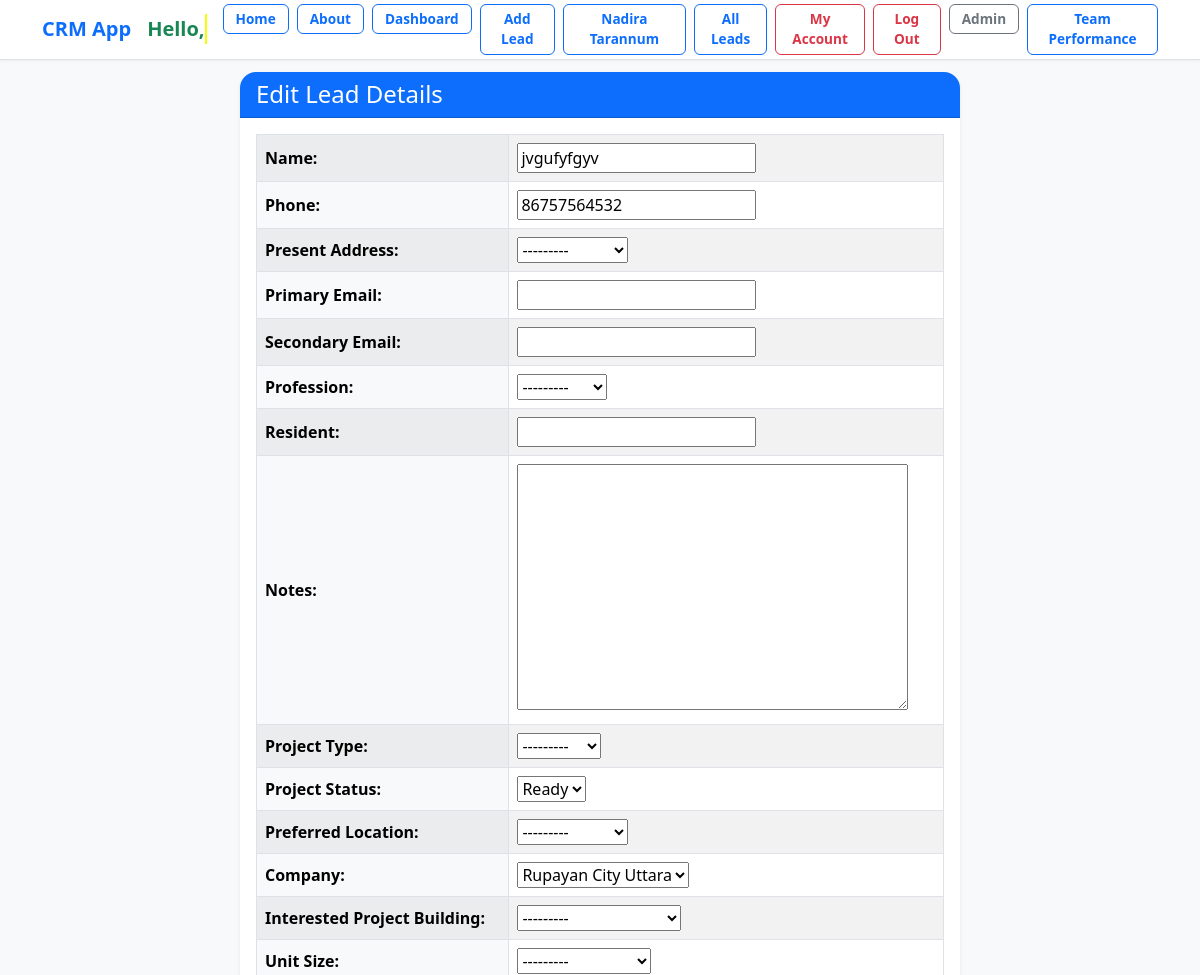
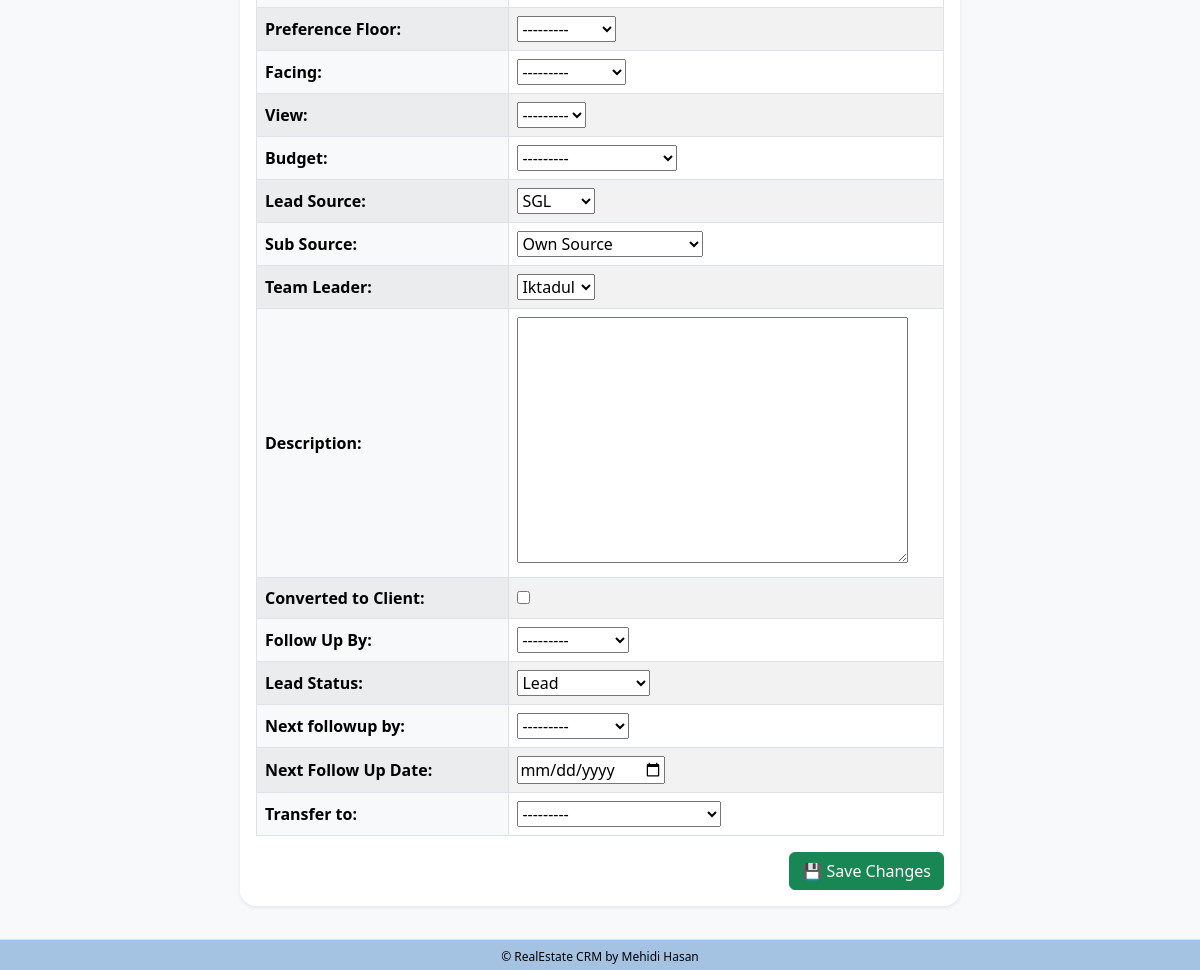
The page /97/edit/ (signed in) on the database its author committed (2 pictures, top to bottom).
### lead/models.py (models this page shows, shortened)
class Lead(models.Model):
    LEAD_STAGE_CHOICES = (
        ('lead', 'Lead'),
        ('prospect', 'Prospect'),
        ('high_prospect', 'High Prospect'),
        ('sold_onboard', 'Sold/On-board'),
        ('hold', 'Hold'),
        ('lost', 'Lost'),
        ('junk', 'Junk'),
    )
    PROFESSION_CHOICES = (
        ('doctor', 'Doctor'),
        ('artist', 'Artist'),
        ('engineer', 'Engineer'),
        ('teacher', 'Teacher'),
        ('student', 'Student'),
        ('other', 'Other'),
    )
    PROJECT_CHOICES = (
        ('grand', 'Grand'),
        ('majestic', 'Majestic'),
        ('skyvilla', 'Skyvilla'),
        ('maxus', 'Maxus'),
        ('other', 'Other'),
    )
    PROPERTY_STATUS_CHOICES = (
        ('ready', 'Ready'),
        ('initial', 'Initial'),
        ('going', 'Going'),
    )
    PREFERRED_LOCATION_CHOICES = (
        ('banani', 'Banani'),
        ('gulshan', 'Gulshan'),
        ('badda', 'Badda'),
        ('dhanmondi', 'Dhanmondi'),
        ('other', 'Other'),
    )
    COMPANY_CHOICES = (
        ('rupayanhousing', 'Rupayan Housing'),
        ('rupayancityuttara', 'Rupayan City Uttara'),
        ('other', 'Other'),
    )
    INTERESTED_PROJECT_BUILDING_CHOICES = (
        ('grand-building-12', 'Grand Building 12'),
        ('majestic-building-5', 'Majestic Building 5'),
        ('skyvilla-building-3', 'Skyvilla Building 3'),
        ('maxus-building-8', 'Maxus Building 8'),
        ('other', 'Other'),
    )
    UNIT_SIZE_CHOICES = (
        ('2000-2500', '2000-2500 sqft'),
        ('200-300', '200-300 sqft'),
        ('300-400', '300-400 sqft'),
        ('2500-3000', '2500-3000 sqft'),
        ('3000-3500', '3000-3500 sqft'),
        ('3500-4000', '3500-4000 sqft'),
        ('4000+', '4000+ sqft'),
        ('other', 'Other'),
    )
    PREFERENCE_FLOOR = (
        ('1st', '1st Floor'),
        ('2nd', '2nd Floor'),
        ('3rd', '3rd Floor'),
        ('4th', '4th Floor'),
        ('5th', '5th Floor'),
        ('6th', '6th Floor'),
        ('7th', '7th Floor'),
        ('8th', '8th Floor'),
        ('9th', '9th Floor'),
        ('10th', '10th Floor'),
        ('11th', '11th Floor'),
        ('12th', '12th Floor'),
        ('13th', '13th Floor'),
        ('14th', '14th Floor'),
        ('15th', '15th Floor'),
    )
    FACING_CHOICES = (
        ('east', 'East'),
        ('west', 'West'),
        ('north', 'North'),
        ('south', 'South'),
        ('north-east', 'North-East'),
        ('north-west', 'North-West'),
        ('south-east', 'South-East'),
        ('south-west', 'South-West'),
        ('other', 'Other'),
    )
    VIEW_CHOICES = (
        ('road', 'Road'),
        ('park', 'Park'),
        ('lake', 'Lake'),
        ('city', 'City'),
        ('other', 'Other'),
    )
    BUDGET_CHOICES = (
        ('less-than-50-lakh', 'Less than 50 Lakh'),
        ('less-than-1-crore', 'Less than 1 Crore'),
        ('1-crore-to-2-crore', '1 Crore to 2 Crore'),
        ('2-crore-to-3-crore', '2 Crore to 3 Crore'),
        ('3-crore-to-4-crore', '3 Crore to 4 Crore'),
        ('4-crore-to-5-crore', '4 Crore to 5 Crore'),
        ('more-than-5-crore', 'More than 5 Crore'),
        ('other', 'Other'),
    )
    LEAD_SOURCE_CHOICES = (
        ('sgl', 'SGL'),
        ('walkin', 'Walk-in'),
        ('other', 'Other'),
    )
    SUB_SOURCE_CHOICES = (
        ('ownsource', 'Own Source'),
        ('referral', 'Referral'),
        ('doorto-door', 'Door to Door'),
        ('social-media', 'Social Media'),
        ('online-advertisement', 'Online Advertisement'),
        ('other', 'Other'),
    )
    TEAM_LEADER_CHOICES = (
        ('iktadul', 'Iktadul'),
        ('salman', 'Salman'),
        ('other', 'Other'),
    )
    FOLLOWUP_STATUS_CHOICES = (
        ('call', 'Call'),
        ('email', 'Email'),
        ('int Meeting', 'Int Meeting'),
        ('Ext Meeting', 'Ext Meeting'),
        ('project visit', 'Project Visit'),
        ('sold', 'Sold'),
        ('onboard', 'On-board'),
        ('junk', 'Junk'),
    )
    name = models.CharField("Name", max_length=50)
    team = models.ForeignKey(Team, on_delete=models.CASCADE, null=True, blank=True)
    phone = models.CharField(
    "Phone",
        max_length=11,
        unique=True,
        validators=[
            RegexValidator(
                regex=r'^\d{11}$',
                message='Phone number must contain only numbers.',
                code='invalid_phone'
            )
        ]
    )
    present_address = models.CharField("Present Address", max_length=20, choices=PREFERRED_LOCATION_CHOICES, blank=True, null=True)
    primaryemail = models.EmailField("Primary Email", max_length=254, blank=True, null=True)
    secondaryemail = models.EmailField("Secondary Email", blank=True, null=True)
    profession = models.CharField("Profession", max_length=20, choices=PROFESSION_CHOICES, blank=True, null=True)
    resident = models.CharField("Resident", max_length=100, blank=True, null=True)
    notes = models.TextField("Notes", blank=True, null=True)
    projecttype = models.CharField("Project Type", max_length=20, choices=PROJECT_CHOICES, blank=True, null=True)
    projectstatus = models.CharField("Project Status", max_length=20, choices=PROPERTY_STATUS_CHOICES, default='ready', blank=True, null=True)
    preferred_location = models.CharField("Preferred Location", max_length=20, choices=PREFERRED_LOCATION_CHOICES, blank=True, null=True)
    company = models.CharField("Company", max_length=20, choices=COMPANY_CHOICES, default="rupayancityuttara", null=True)
    interested_project_building = models.CharField("Interested Project Building", max_length=30, choices=INTERESTED_PROJECT_BUILDING_CHOICES, blank=True, null=True)
    unit_size = models.CharField("Unit Size", max_length=20, choices=UNIT_SIZE_CHOICES, blank=True, null=True)
    preference_floor = models.CharField("Preference Floor", max_length=20, choices=PREFERENCE_FLOOR, blank=True, null=True)
    facing = models.CharField("Facing", max_length=20, choices=FACING_CHOICES, blank=True, null=True)
    view = models.CharField("View", max_length=20, choices=VIEW_CHOICES, blank=True, null=True)
    budget = models.CharField("Budget", max_length=20, choices=BUDGET_CHOICES, blank=True, null=True)
    leadsource = models.CharField("Lead Source", max_length=20, choices=LEAD_SOURCE_CHOICES, default='sgl', blank=True, null=True)
    subsource = models.CharField("Sub Source", max_length=20, choices=SUB_SOURCE_CHOICES, default='ownsource',blank=True, null=True)
    teamleader = models.CharField("Team Leader", max_length=20, choices=TEAM_LEADER_CHOICES, default='iktadul',blank=True, null=True)
    description = models.TextField("Description", blank=True, null=True)
    converted_to_client = models.BooleanField("Converted to Client", default=False)
    created_at = models.DateTimeField("Created At", auto_now_add=True)
    modified_at = models.DateTimeField("Modified At", auto_now=True)
    followup_by = models.CharField("Follow Up By", max_length=50, choices=FOLLOWUP_STATUS_CHOICES, blank=True, null=True)
    lead_status = models.CharField("Lead Status", max_length=20, choices=LEAD_STAGE_CHOICES, default="lead", null=True)
    next_followup_by = models.CharField(max_length=20, choices=FOLLOWUP_STATUS_CHOICES, blank=True, null=True)
    next_followup_date = models.DateField("Next Follow Up Date", blank=True, null=True)
    modified_at = models.DateTimeField(auto_now=True)
    created_by = models.ForeignKey(User, related_name='leads', on_delete=models.CASCADE)
    transfer_to = models.ForeignKey(User, related_name='transferred_leads', on_delete=models.SET_NULL, null=True, blank=True)
    unique_id = models.CharField(max_length=255, unique=True, blank=True, null=True)

### dashboard/views.py (the view)
# urls.py: path("<int:pk>/edit/", views.edit_leads, name='edit_leads'),
@login_required
def edit_leads(request, pk):
    lead = get_object_or_404(Lead, pk=pk)
    redirect_to = request.POST.get('redirect_to') if request.method == "POST" else request.GET.get('redirect_to', 'lead_leads')
    if request.method == "POST":
        form = AddLeadForm(request.POST, instance=lead)
        if form.is_valid():
            form.save()
            messages.success(request, "The changes were saved successfully.")
            if redirect_to.startswith('/'):
                return redirect(redirect_to)
            else:
                return redirect(redirect_to)
        else:
            messages.error(request, "Please correct the error(s) below.")
    else:
        form = AddLeadForm(instance=lead)
    context = {
        "form": form,
        "lead": lead,
        "redirect_to": redirect_to,
    }
    return render(request, "dashboard/edit_lead.html", context)

### lead/forms.py
class AddLeadForm(forms.ModelForm):
    class Meta:
        model = Lead
        exclude = ['created_by', 'team','unique_id', ]
        widgets = {
            'created_at': forms.DateTimeInput(attrs={'type': 'datetime-local'}),
            'phone': forms.TextInput(attrs={
        'type': 'tel',  # numeric keypad on mobile, no spinner buttons
        'maxlength': '11',
        'pattern': r'\d{11}',  # HTML5 pattern for validation (exactly 11 digits)
        'oninput': "this.value = this.value.replace(/[^0-9]/g, '').slice(0,11);"  # JS to allow only digits and limit length
    }),
            'modified_at': forms.DateTimeInput(attrs={'type': 'datetime-local'}),
            'next_followup_date': forms.DateInput(attrs={'type': 'date'}),
        }

### dashboard/templates/dashboard/edit_lead.html (shortened to what this page needs)
{% extends 'crm/base.html' %}
{% block content %}
<div class="container my-4">
  <div class="row justify-content-center">
    <div class="col-lg-8 col-md-10">
      <div class="card shadow-sm border-0 rounded-4">
        <div class="card-header bg-primary text-white rounded-top-4">
          <h4 class="mb-0">Edit Lead Details</h4>
        </div>
        <div class="card-body">
          <form method="POST">
            <table class="table table-bordered table-striped align-middle">
              {% for field in form %}
              <tr>
                <th class="bg-light">{{ field.label_tag }}</th>
                <td>
                  {{ field }}
                </td>
              </tr>
              {% endfor %}
            </table>
            <div class="text-end">
              <button type="submit" class="btn btn-success">💾 Save Changes</button>
            </div>
          </form>
        </div>
      </div>
    </div>
  </div>
</div>
{% endblock %}

### static/css/styles.css (style rules this page uses)
body { font-family: "Segoe UI", Roboto, sans-serif; background-color: #f8f9fa; }

### crm/templates/crm/base.html (style rules this page uses)
body { padding-bottom: 40px; }

### rows shown on the page
Lead: form "jvgufyfgyv" "86757564532" "---------" "---------" "---------" "Ready" "---------" "Rupayan City Uttara" "---------" "---------" "---------" "---------" "---------" "---------" "SGL" "Own Source" "Iktadul" "---------" "Lead" "---------" "---------"

### other values the page prints
{{ field.label_tag }} "Name:" "Phone:" "Present Address:" "Primary Email:" "Secondary Email:" "Profession:" "Resident:" "Notes:" "Project Type:" "Project Status:" "Preferred Location:" "Company:" "Interested Project Building:" "Unit Size:" "Preference Floor:" "Facing:" "View:" "Budget:" "Lead Source:" "Sub Source:" "Team Leader:" "Description:" "Converted to Client:" "Follow Up By:" "Lead Status:" "Next followup by:" "Next Follow Up Date:" "Transfer to:"
